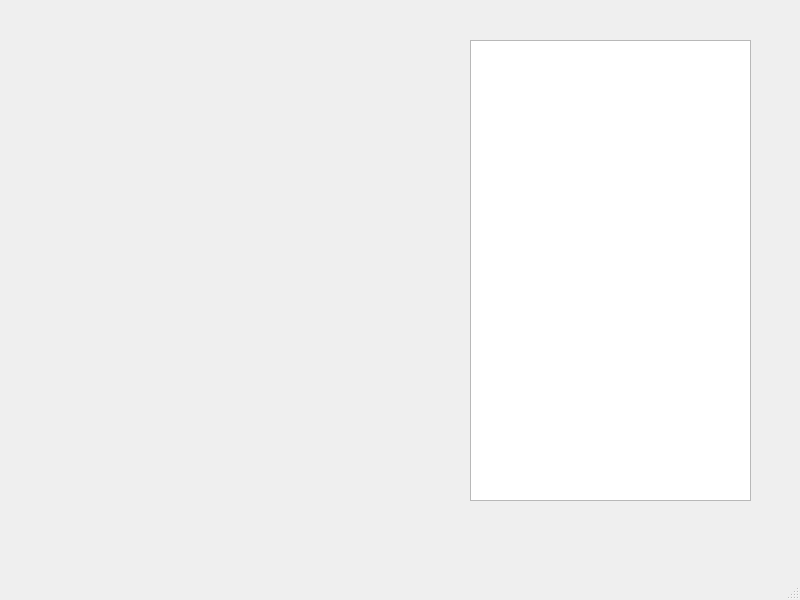
<?xml version="1.0" encoding="UTF-8"?>
<ui version="4.0">
 <class>MainWindow</class>
 <widget class="QMainWindow" name="MainWindow">
  <property name="geometry">
   <rect>
    <x>0</x>
    <y>0</y>
    <width>800</width>
    <height>600</height>
   </rect>
  </property>
  <property name="windowTitle">
   <string>MainWindow</string>
  </property>
  <widget class="QWidget" name="centralwidget">
   <widget class="QTableView" name="tableView">
    <property name="geometry">
     <rect>
      <x>470</x>
      <y>40</y>
      <width>281</width>
      <height>461</height>
     </rect>
    </property>
   </widget>
  </widget>
  <widget class="QMenuBar" name="menubar">
   <property name="geometry">
    <rect>
     <x>0</x>
     <y>0</y>
     <width>800</width>
     <height>22</height>
    </rect>
   </property>
  </widget>
  <widget class="QStatusBar" name="statusbar"/>
 </widget>
 <resources/>
 <connections/>
</ui>
